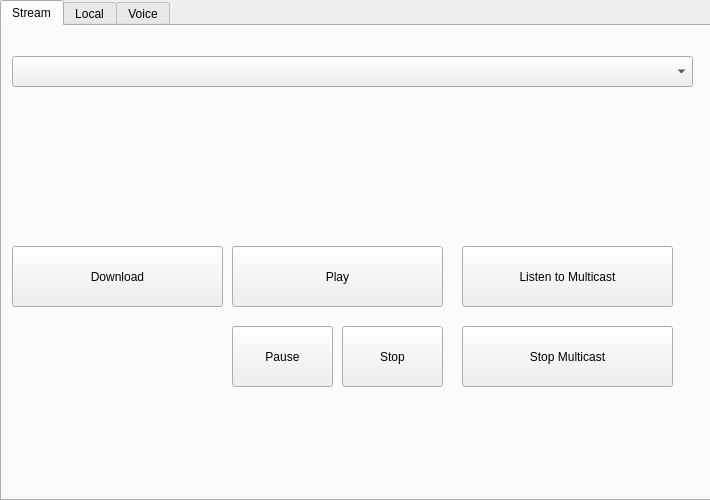
<?xml version="1.0" encoding="UTF-8"?>
<ui version="4.0">
 <class>Client</class>
 <widget class="QWidget" name="Client">
  <property name="geometry">
   <rect>
    <x>0</x>
    <y>0</y>
    <width>710</width>
    <height>500</height>
   </rect>
  </property>
  <property name="windowTitle">
   <string>Audio Client</string>
  </property>
  <widget class="QTabWidget" name="tabWidget">
   <property name="geometry">
    <rect>
     <x>0</x>
     <y>0</y>
     <width>711</width>
     <height>501</height>
    </rect>
   </property>
   <property name="currentIndex">
    <number>0</number>
   </property>
   <widget class="QWidget" name="tab">
    <attribute name="title">
     <string>Stream</string>
    </attribute>
    <widget class="QComboBox" name="streamComboBox">
     <property name="geometry">
      <rect>
       <x>10</x>
       <y>30</y>
       <width>681</width>
       <height>31</height>
      </rect>
     </property>
    </widget>
    <widget class="QPushButton" name="playButton">
     <property name="geometry">
      <rect>
       <x>230</x>
       <y>220</y>
       <width>211</width>
       <height>61</height>
      </rect>
     </property>
     <property name="text">
      <string>Play</string>
     </property>
    </widget>
    <widget class="QPushButton" name="pauseButton">
     <property name="geometry">
      <rect>
       <x>230</x>
       <y>300</y>
       <width>101</width>
       <height>61</height>
      </rect>
     </property>
     <property name="text">
      <string>Pause</string>
     </property>
    </widget>
    <widget class="QPushButton" name="stopButton">
     <property name="geometry">
      <rect>
       <x>340</x>
       <y>300</y>
       <width>101</width>
       <height>61</height>
      </rect>
     </property>
     <property name="text">
      <string>Stop</string>
     </property>
    </widget>
    <widget class="QPushButton" name="downloadButton">
     <property name="geometry">
      <rect>
       <x>10</x>
       <y>220</y>
       <width>211</width>
       <height>61</height>
      </rect>
     </property>
     <property name="text">
      <string>Download</string>
     </property>
    </widget>
    <widget class="QPushButton" name="listenButton">
     <property name="geometry">
      <rect>
       <x>460</x>
       <y>220</y>
       <width>211</width>
       <height>61</height>
      </rect>
     </property>
     <property name="text">
      <string>Listen to Multicast</string>
     </property>
    </widget>
    <widget class="QPushButton" name="stopListenButton">
     <property name="geometry">
      <rect>
       <x>460</x>
       <y>300</y>
       <width>211</width>
       <height>61</height>
      </rect>
     </property>
     <property name="text">
      <string>Stop Multicast</string>
     </property>
    </widget>
   </widget>
   <widget class="QWidget" name="Local">
    <attribute name="title">
     <string>Local</string>
    </attribute>
    <widget class="QPushButton" name="playLocalButton">
     <property name="geometry">
      <rect>
       <x>230</x>
       <y>220</y>
       <width>211</width>
       <height>61</height>
      </rect>
     </property>
     <property name="text">
      <string>Play</string>
     </property>
    </widget>
    <widget class="QPushButton" name="pauseLocalButton">
     <property name="geometry">
      <rect>
       <x>230</x>
       <y>300</y>
       <width>101</width>
       <height>61</height>
      </rect>
     </property>
     <property name="text">
      <string>Pause</string>
     </property>
    </widget>
    <widget class="QPushButton" name="stopLocalButton">
     <property name="geometry">
      <rect>
       <x>340</x>
       <y>300</y>
       <width>101</width>
       <height>61</height>
      </rect>
     </property>
     <property name="text">
      <string>Stop</string>
     </property>
    </widget>
   </widget>
   <widget class="QWidget" name="tab_2">
    <attribute name="title">
     <string>Voice</string>
    </attribute>
    <widget class="QComboBox" name="ipComboBox">
     <property name="geometry">
      <rect>
       <x>10</x>
       <y>30</y>
       <width>681</width>
       <height>31</height>
      </rect>
     </property>
    </widget>
    <widget class="QPushButton" name="connectButton">
     <property name="geometry">
      <rect>
       <x>240</x>
       <y>280</y>
       <width>211</width>
       <height>61</height>
      </rect>
     </property>
     <property name="text">
      <string>Connect</string>
     </property>
    </widget>
    <widget class="QPushButton" name="disconnectButton">
     <property name="geometry">
      <rect>
       <x>240</x>
       <y>360</y>
       <width>211</width>
       <height>61</height>
      </rect>
     </property>
     <property name="text">
      <string>Disconnect</string>
     </property>
    </widget>
    <widget class="QPushButton" name="speakButton">
     <property name="geometry">
      <rect>
       <x>70</x>
       <y>320</y>
       <width>75</width>
       <height>23</height>
      </rect>
     </property>
     <property name="text">
      <string>Speak</string>
     </property>
    </widget>
   </widget>
  </widget>
 </widget>
 <resources/>
 <connections/>
</ui>
